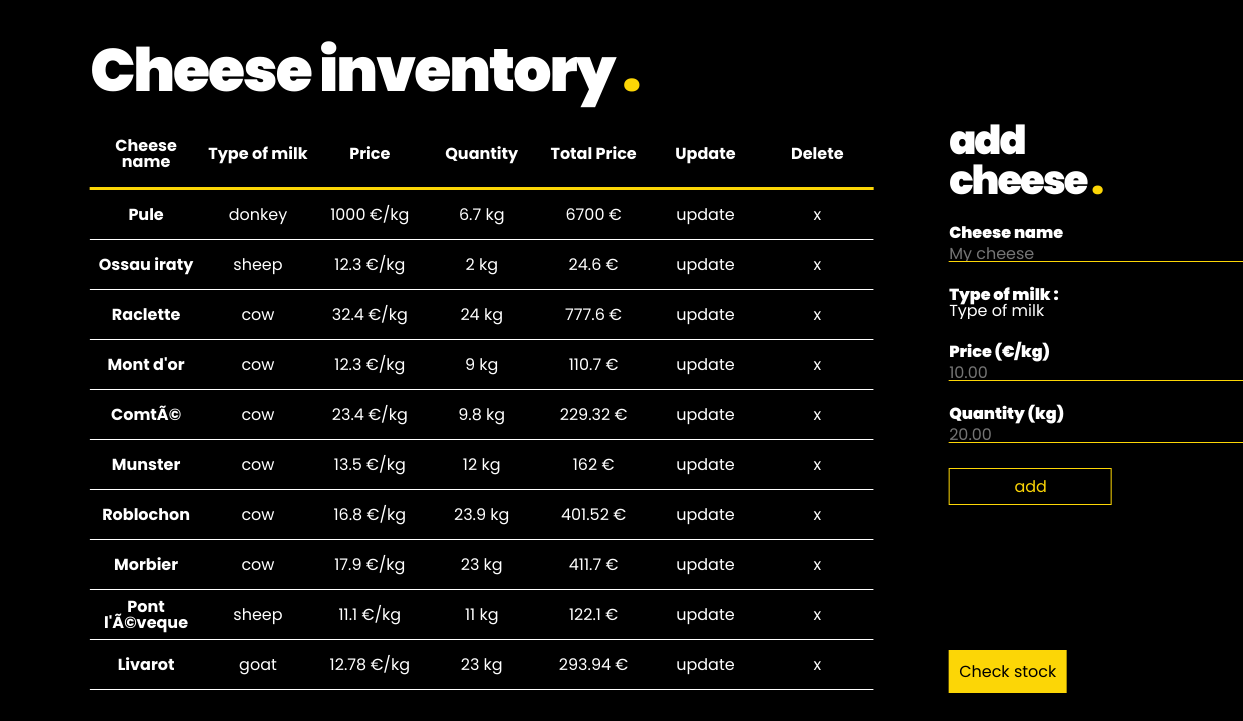
The page / on the database its author committed.
### tables this page shows
CREATE TABLE `cheese_inventory` (
  `id` int(11) NOT NULL,
  `name` varchar(255) NOT NULL,
  `type` enum('goat','sheep','cow','donkey') NOT NULL,
  `price` float NOT NULL,
  `quantity` float NOT NULL
);

### includes/handle_form.php (called while the page is built, shortened)
<?php
    $error_messages = Array();
    if(!empty($_POST)){
        if(!isset($_POST['type'])){
            $_POST['type'] = '';
        }
        $name = trim($_POST['name']);
        $type = $_POST['type'];
        $price = $_POST['price'];
        $quantity = $_POST['quantity'];
        if(empty($name))
            $error_messages['name'] = 'Name should not be empty';
        else {
            foreach($cheeses as $_cheese){
                if($name == $_cheese->name && $_GET['update'] != $_cheese->id)
                    $error_messages['name'] = 'This cheese already exist';
            }
        }
        if(empty($type))
            $error_messages['type'] = 'The type of milk has to be define';
        else if(!in_array($type, array('cow', 'donkey', 'sheep', 'goat' )))
            $error_messages['type'] = 'Incorrect type of milk';
        if(empty($price))
            $error_messages['price'] = 'The price has to be define';
        else if($price <= 0)
            $error_messages['price'] = 'The price can not be negative or nul';
        if(empty($quantity))
            $error_messages['quantity'] = 'The quantity has to be define';
        else if($quantity <= 0)
            $error_messages['quantity'] = 'The quantity can not be negative or nul';
        if(empty($error_messages)){
        if(isset($_GET['update'])){
            $prepare = $pdo->prepare('UPDATE cheese_inventory SET name = :name, price = :price, type= :type, quantity= :quantity WHERE id = :id');
            $prepare -> bindValue('id',$_GET['update']);
        }
        else{
            $prepare = $pdo->prepare('INSERT INTO cheese_inventory (name, type, price, quantity) VALUES (:name, :type, :price, :quantity)');
        }
        $prepare -> bindValue('name',$name);
        $prepare -> bindValue('type', $type);
        $prepare -> bindValue('price', $price);
        $prepare -> bindValue('quantity', $quantity);
        $prepare -> execute();
        header('Location: index.php');
        }
    }
    else {
        if(isset($_GET['update'])){
            $query = $pdo->query('SELECT * FROM cheese_inventory WHERE id='. $_GET['update']);
            $cheese_update = $query->fetchAll();
            $name = $cheese_update[0]->name;
            $price = $cheese_update[0]->price;
            $quantity = $cheese_update[0]->quantity;
            $type = $cheese_update[0]->type;
        }
        else {
            $name = '';
            $price = '';
            $quantity = '';
        }
    }

### index.php (the view, shortened to what this page needs)
<?php
include 'includes/config.php';
$query = $pdo->query('SELECT * FROM cheese_inventory');
$cheeses = $query->fetchAll();
include 'includes/handle_form.php';
?>
<!DOCTYPE html>
<html lang="en">
    <head>
        <link rel="stylesheet" href="src/css/main.css">
    </head>
    <body>
        <div class="container">
            <div class="table-inventory">
                <div class="title">
                    <h1>Cheese inventory</h1>
                    <span class="yellow">.</span>
                </div>
                <div class="line table-title">
                    <div class="cell name">Cheese name</div>
                    <div class="cell type">Type of milk</div>
                    <div class="cell price">Price</div>
                    <div class="cell quantity">Quantity</div>
                    <div class="cell price-total">Total Price</div>
                    <div class="cell update">Update</div>
                    <div class="cell delete">Delete</div>
                </div>
                <div class="table-content">
                    <?php foreach($cheeses as $_cheese): ?>
                    <div class=line>
                        <div class="cell name">
                            <?= $_cheese->name ?>
                        </div>
                        <div class="cell type">
                            <?= $_cheese->type ?>
                        </div>
                        <div class="cell price">
                            <?= $_cheese->price . ' €/kg' ?>
                        </div>
                        <div class="cell quantity">
                            <?= $_cheese->quantity . ' kg' ?>
                        </div>
                        <div class="cell price-total">
                            <?= ($_cheese->price*$_cheese->quantity). ' €'?>
                        </div>
                        <div class="cell update"><a href='index.php?update=<?=$_cheese->id ?>' alt="update my cheese">update</a></div>
                        <div class="cell delete" data-index="<?=$_cheese->id ?>">
                            <a href='index.php?delete=<?=$_cheese->id ?>' alt="delete my cheese">x</a></div>
                    </div>
                    <?php endforeach; ?>
                </div>
            </div>
            <div class="add-form">
                <form action="#" method="post">
                    <div class="field">
                        <h2>
                            <?php
                            if( isset($_GET['update']) ){
                                echo 'update cheese';
                            } else {
                                echo 'add cheese';
                            }
                            ?>
                            <span class="yellow">.</span>
                        </h2>
                    </div>
                    <div class="field <?= array_key_exists('name',$error_messages)?'error':''?>">
                        <label for="name">Cheese name</label>
                        <input type="text" name="name" placeholder="My cheese" id="name" value="<?= $name ?>">
                    </div>
                    <div class="field <?= array_key_exists('type',$error_messages)?'error':''?>">
                        <label for="type">Type of milk :</label>
                        <select name="type" id="type" >
                            <option value="" selected disabled >Type of milk</option>
                        </select>
                    </div>
                    <div class="field <?= array_key_exists('price', $error_messages)?'error':''?>">
                        <label for="price">Price (€/kg)</label>
                        <input type="number" step="0.01" name="price" placeholder="10.00" id="price" value="<?= $price ?>">
                    </div>
                    <div class="field <?= array_key_exists('quantity', $error_messages)?'error':'' ?>">
                        <label for="quantity">Quantity (kg)</label>
                        <input type="number" step="0.01" name="quantity" placeholder="20.00" value="<?=$quantity ?>" id="quantity">
                    </div>
                    <input type="submit" value="<?= isset($_GET['update'])?'update':'add'?>"</input>
                </form>
                <div class="button"><a href="pages/check_stock.php">Check stock</a></div>
            </div>
        </div>
    </body>
</html>

### src/css/main.css (style rules this page uses)
html,body,div,span,applet,object,iframe,h1,h2,h3,h4,h5,h6,p,blockquote,pre,a,abbr,acronym,address,big,cite,code,del,dfn,em,img,ins,kbd,q,s,samp,small,strike,strong,sub,sup,tt,var,b,u,i,center,dl,dt,dd,ol,ul,li,fieldset,form,label,legend,table,caption,tbody,tfoot,thead,tr,th,td,article,aside,canvas,details,embed,figure,figcaption,footer,header,hgroup,menu,nav,output,ruby,section,summary,time,mark,audio,video { margin:0;padding:0;border:0;font-size:100%;font:inherit;vertical-align:baseline }
body { line-height:1;-webkit-text-size-adjust:100%;-moz-text-size-adjust:100%;text-size-adjust:100% }
*,*::before,*::after,*:before,*:after { -moz-box-sizing:border-box;-webkit-box-sizing:border-box;box-sizing:border-box }
input,button,textarea,select { color:inherit;font-size:inherit;font-style:inherit;font-family:inherit;-webkit-border-radius:0;border-radius:0;-webkit-padding-start:0;align-items:flex-start;text-index:0;border:none;outline:none;background:none;padding:0;margin:0;width:auto;height:auto;line-height:1em }
input[type=text],input[type=reset],input[type=password],input[type=search],input[type=email],input[type=tel],input[type=url],input[type=time],input[type=week],input[type=month],input[type=date],input[type=datetime],input[type=datetime-local],input[type=number],input[type=submit],input[type=color],input[type=file],button,textarea,select { height:1em;-webkit-appearance:none;-moz-appearance:none;appearance:none }
a { color:inherit;outline:none }
body { background:#000;font-family:'Poppins',sans-serif;-webkit-font-smoothing:antialiased;-moz-osx-font-smoothing:grayscale }
a { text-decoration:none }
.container { position:absolute;top:50%;left:50%;width:90%;height:90%;transform:translateX(-50%) translateY(-50%);color:#fff;background-color:#000;display:flex;justify-content:space-around; }
.container .title { color:#fff;font-size:60px;font-weight:900;letter-spacing:-2px;width:100%;margin-bottom:20px; }
.container .title h1 { display:inline-block }
.container .yellow { color:#fcd606 }
.container .table-inventory { width:70%;height:100%;background-color:#000;box-shadow:0 0 100px rgba(0,0,0,0.1);display:flex;flex-direction:column;justify-content:flex-start; }
.container .table-inventory .line { width:100%;height:50px;display:flex;justify-content:space-around;align-items:center;text-align:center;border-bottom:solid 1px #fff; }
.container .table-inventory .line .cell { width:20%; }
.container .table-inventory .line .cell a { width:20px;height:20px; }
.container .table-inventory .line .name { font-weight:bold }
.container .table-inventory .table-title { font-weight:bold;font-size:16px;height:70px;color:#fff;border-bottom:solid 3px #fcd606 }
.container .table-inventory .table-content { overflow:scroll }
.container .add-form { width:20%;height:100%;display:flex;flex-direction:column;justify-content:space-around;color:#fff;padding-left:20px; }
.container .add-form h2 { color:#fff;font-size:40px;font-weight:900;letter-spacing:-2px }
.container .add-form .yellow { font-size:40px;font-weight:900 }
.container .add-form .field { margin-bottom:25px; }
.container .add-form .field label { font-weight:900 }
.container .add-form .field input[type="number"] { margin-top:5px;border-bottom:solid 1px #fcd606 }
.container .add-form .field input[type="text"] { margin-top:5px;border-bottom:solid 1px #fcd606 }
.container .add-form input[type="submit"] { border:solid 1px #fcd606;color:#fcd606;padding:10px 20px 25px 20px;width:80% }
.container .add-form .button a { background-color:#fcd606;color:#000;margin-top:20px;padding:10px;text-decoration:none }

### rows shown on the page
cheese_inventory: name "Pule", type "donkey", price "1000", quantity "6.7", $_cheese->price*$_cheese->quantity "6700"
cheese_inventory: name "Ossau iraty", type "sheep", price "12.3", quantity "2", $_cheese->price*$_cheese->quantity "24.6"
cheese_inventory: name "Raclette", type "cow", price "32.4", quantity "24", $_cheese->price*$_cheese->quantity "777.6"
cheese_inventory: name "Mont d'or", type "cow", price "12.3", quantity "9", $_cheese->price*$_cheese->quantity "110.7"
cheese_inventory: name "ComtÃ©", type "cow", price "23.4", quantity "9.8", $_cheese->price*$_cheese->quantity "229.32"
cheese_inventory: name "Munster", type "cow", price "13.5", quantity "12", $_cheese->price*$_cheese->quantity "162"
cheese_inventory: name "Roblochon", type "cow", price "16.8", quantity "23.9", $_cheese->price*$_cheese->quantity "401.52"
cheese_inventory: name "Morbier", type "cow", price "17.9", quantity "23", $_cheese->price*$_cheese->quantity "411.7"
cheese_inventory: name "Pont l'Ã©veque", type "sheep", price "11.1", quantity "11", $_cheese->price*$_cheese->quantity "122.1"
cheese_inventory: name "Livarot", type "goat", price "12.78", quantity "23", $_cheese->price*$_cheese->quantity "293.94"
